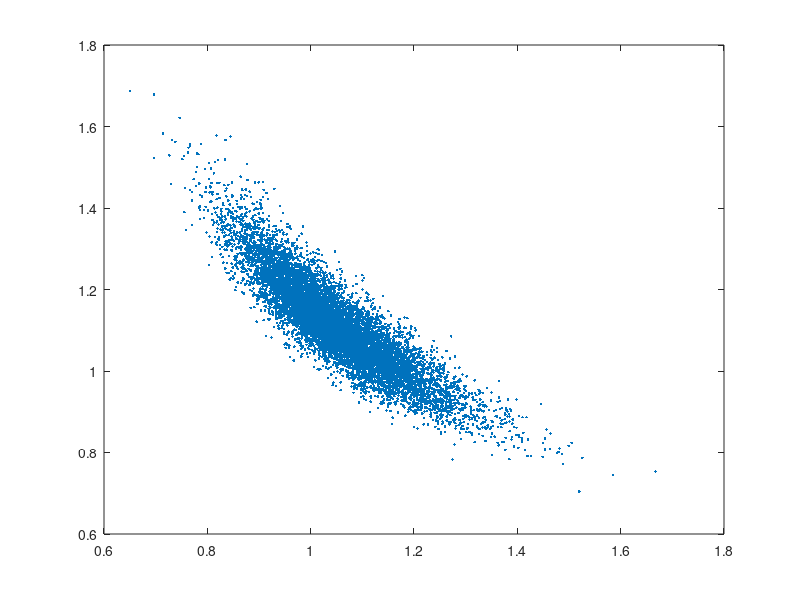

The MATLAB script that drew this image: (Note: this script raises an error after producing the figure.)
% this script shows the relationship between geometry, algebra and statistics 
% in the location-dispersion ellipsoid using a lognormal example
% see "Risk and Asset Allocation"-Springer (2005), by A. Meucci


clc; clear; close all
%%%%%%%%%%%%%%%%%%%%%%%%%%%%%%%%%%%%%%%%%%%%%%%%%%%%%%%%%%%%%%%%%%%%%%%%%%%%%%%%%%%%%%%%%%%%%%%%%%%%%%%%%%%%%%%%%%%%%%%%%%%%%%%%%%%%%%%%%%%
% input parameters

Mu=[.05 .1]';
s=[.1 .1]';
nu=40;
r=-.9;

NumSimulations=10000;

%%%%%%%%%%%%%%%%%%%%%%%%%%%%%%%%%%%%%%%%%%%%%%%%%%%%%%%%%%%%%%%%%%%%%%%%%%%%%%%%%%%%%%%%%%%%%%%%%%%%%%%%%%%%%%%%%%%%%%%%%%%%%%%%%%%%%
% generate sample
C=[1 r; r 1];
Ones=ones(NumSimulations,1);
Y = Ones*Mu' + (Ones*s').*mvtrnd(C,nu,NumSimulations);
X = exp(Y);
m=mean(X)';
S=cov(X);

Theta=[0 : pi/100 : 2*pi];
for n=1:length(Theta)
    th=Theta(n);
    
    e=[cos(th)  % versor
        sin(th)];

    % evaluate standard deviation on a one-dim projection (versor)
    Z=X*e;      
    SDev(n)=std(Z);  
    
    % radius of ellipsoid
    Radius(n)=(e'*inv(S)*e)^(-1/2);   
end

% compute min and max standard deviation and respective versor
[dd,min_n]=min(SDev);
e_min= [cos(Theta(min_n))
        sin(Theta(min_n))];
s_min=SDev(min_n);

[dd,max_n]=max(SDev);
e_max=[cos(Theta(max_n))
        sin(Theta(max_n))];
s_max=SDev(max_n);

%%%%%%%%%%%%%%%%%%%%%%%%%%%%%%%%%%%%%%%%%%%%%%%%%%%%%%%%%%%%%%%%%%%%%%%%%%%%%%%%%%%%%%%%%%%%%%%%%%%%%%%%%%%%%%%%%%%%%
% plots
%%%%%%%%%%%%%%%%%%%%%%%%%%%%%%%%%%%%%%%%%%%%%%%%%%%%%%%%%%%%%%%%%%%%%%%%%%%%%%%%%%%%%%%%%%%%%%%%%%%%%%%%%%%%%%%%%%%%%

figure 
% scatter plot simulations
h=plot(X(:,1),X(:,2),'.');
hold on 

% plot ellipsoid
Scale=2;
PlotEigVectors=1;
PlotSquare=1;
TwoDimEllipsoid(m,S,Scale,PlotEigVectors,PlotSquare)
grid on

% plot special directions defined by the max-min versors
Center=mean(X)'*.7; % de-center plot of special directions for better display
v=Scale*[-1:.1:1]';
Ones=1+0*v;

v_min=Ones*Center'+v*s_min*e_min';
hold on
h=plot(v_min(:,1),v_min(:,2),'r');
v_max=Ones*Center'+v*s_max*e_max';
hold on 
h=plot(v_max(:,1),v_max(:,2),'r');
axis equal
grid on

% plot statistics versus geometry
figure
Scaled_Theta=Theta/pi;
h=plot(Scaled_Theta,SDev);  % plot standard deviation as function of direction
hold on 
h=plot(Scaled_Theta,Radius,'r'); % plot radius of ellipsoid as function of direction
xlim([Scaled_Theta(1) Scaled_Theta(end)])
grid on
xlabel('theta/pi')
legend('st.dev on projection','radius of ellipsoid')
